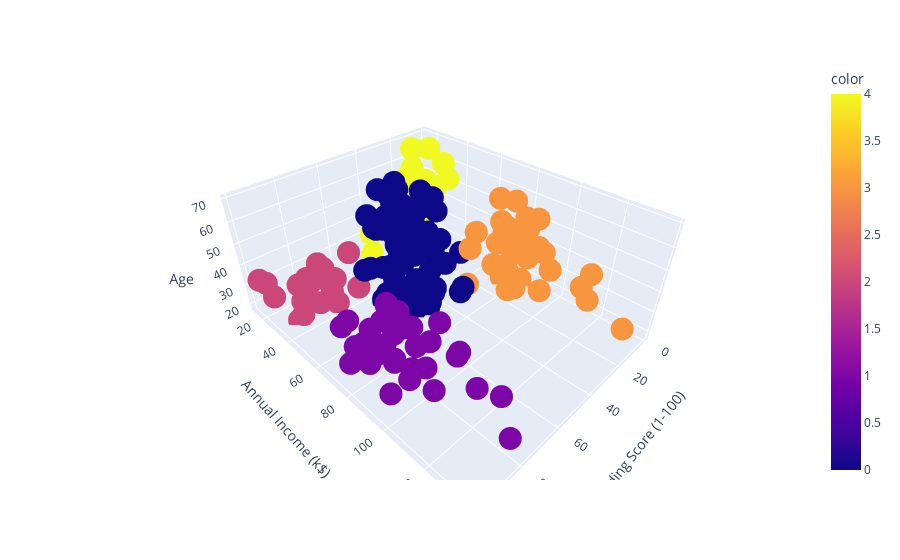

The cell this chart's notebook holds for it:
### Code cell
fig = px.scatter_3d(x=df_cluster["score"],
                   y=df_cluster["income"],
                   z=df_cluster["age"],
                   color= df_cluster.clusters,
                   labels = {"x": "Spending Score (1-100)",
                             "y": "Annual Income (k$)",
                             "z": "Age"},
                   hover_name= df_cluster["income"])

fig.show()

### Figure 1 — Plotly figure (JSON) as saved in the notebook; plotly's stock layout.template omitted (floating-point values rounded to 4 significant figures; data arrays with more than 128 entries replaced by an {"elided": "..."} marker saying what was removed)
{"data": [{"hovertemplate": "<b>%{hovertext}</b><br><br>Spending Score (1-100)=%{x}<br>Annual Income (k$)=%{y}<br>Age=%{z}<br>color=%{marker.color}<extra></extra>", "hovertext": {"elided": "200 int values"}, "legendgroup": "", "marker": {"color": {"elided": "200 int values"}, "coloraxis": "coloraxis", "symbol": "circle"}, "mode": "markers", "name": "", "scene": "scene", "showlegend": false, "type": "scatter3d", "x": {"elided": "200 int values"}, "y": {"elided": "200 int values"}, "z": {"elided": "200 int values"}}], "layout": {"coloraxis": {"colorbar": {"title": {"text": "color"}}, "colorscale": [[0, "#0d0887"], [0.1111, "#46039f"], [0.2222, "#7201a8"], [0.3333, "#9c179e"], [0.4444, "#bd3786"], [0.5556, "#d8576b"], [0.6667, "#ed7953"], [0.7778, "#fb9f3a"], [0.8889, "#fdca26"], [1, "#f0f921"]]}, "legend": {"tracegroupgap": 0}, "margin": {"t": 60}, "scene": {"domain": {"x": [0, 1], "y": [0, 1]}, "xaxis": {"title": {"text": "Spending Score (1-100)"}}, "yaxis": {"title": {"text": "Annual Income (k$)"}}, "zaxis": {"title": {"text": "Age"}}}}}
